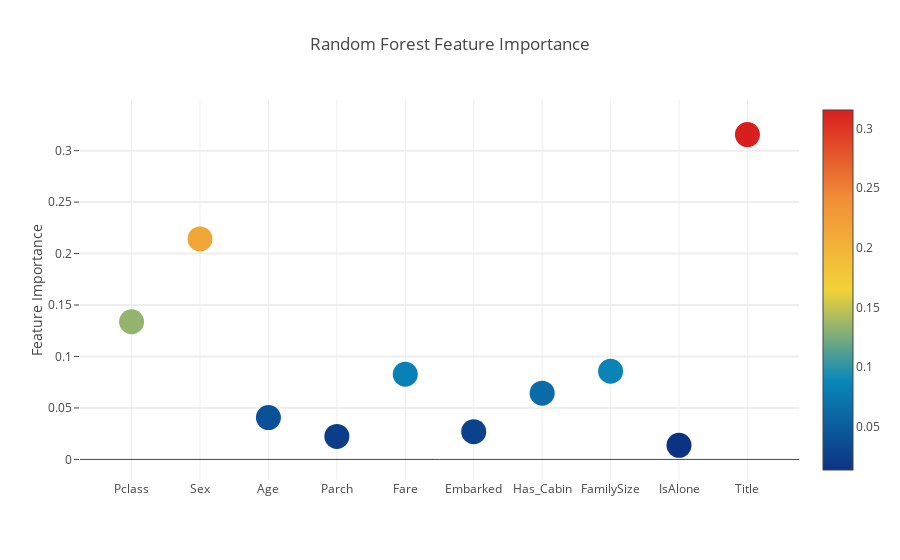
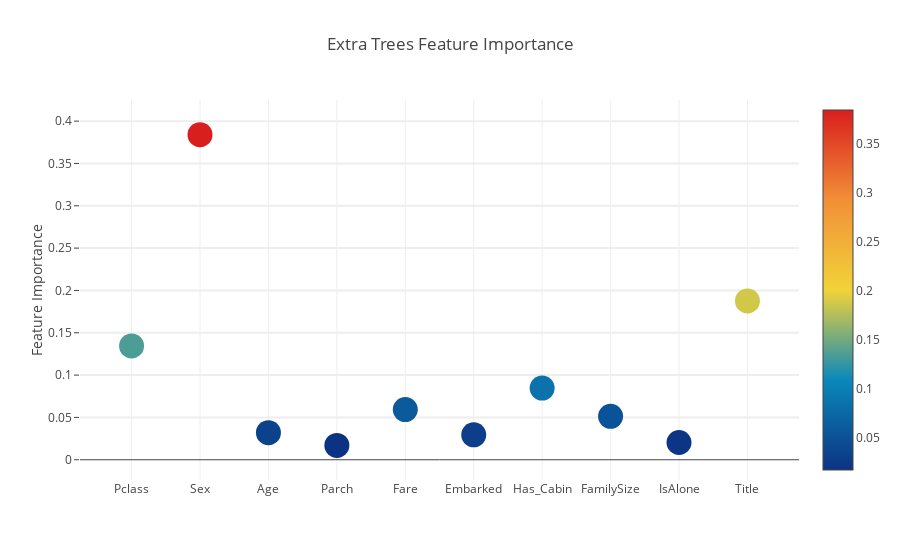
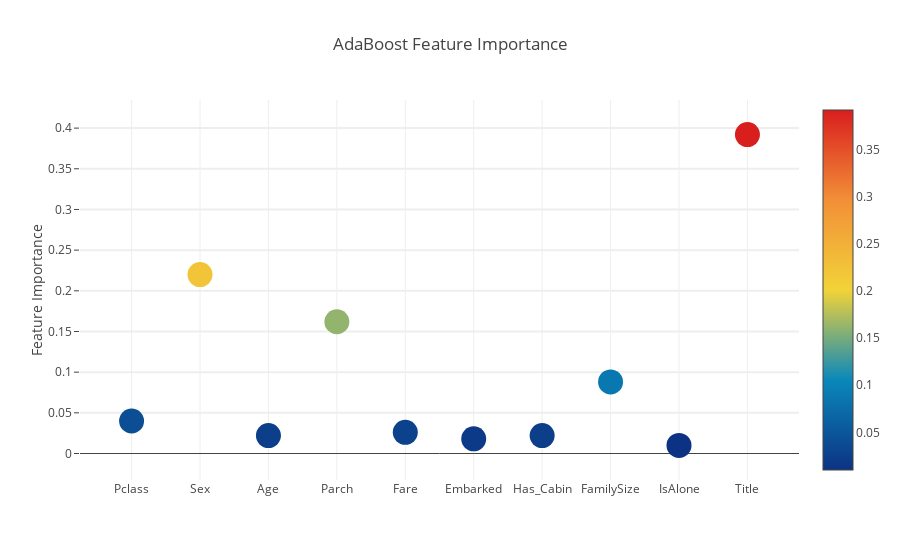
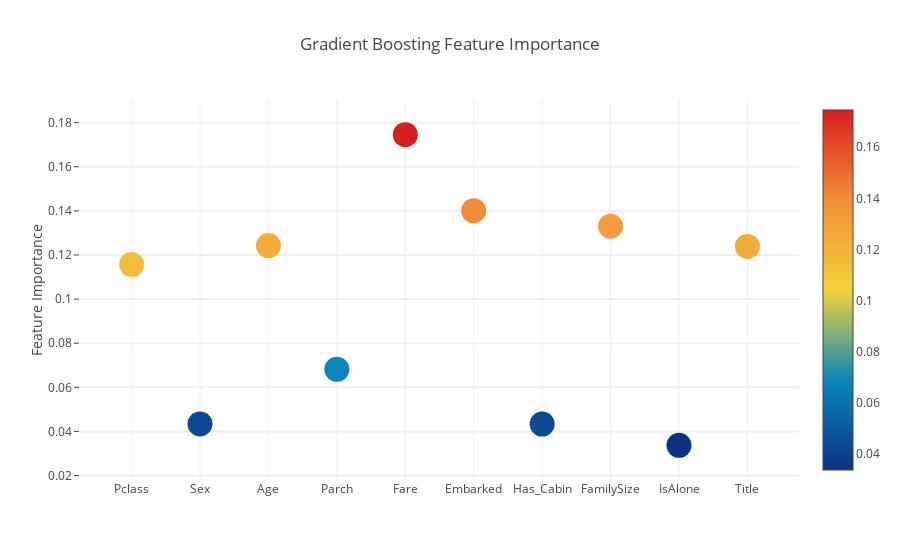

Notebook code cell kept with these figures, in order:
### Code cell
# Scatter plot 
trace = go.Scatter(
    y = feature_dataframe['Random Forest feature importances'].values,
    x = feature_dataframe['features'].values,
    mode='markers',
    marker=dict(
        sizemode = 'diameter',
        sizeref = 1,
        size = 25,
#       size= feature_dataframe['AdaBoost feature importances'].values,
        #color = np.random.randn(500), #set color equal to a variable
        color = feature_dataframe['Random Forest feature importances'].values,
        colorscale='Portland',
        showscale=True
    ),
    text = feature_dataframe['features'].values
)
data = [trace]

layout= go.Layout(
    autosize= True,
    title= 'Random Forest Feature Importance',
    hovermode= 'closest',
#     xaxis= dict(
#         title= 'Pop',
#         ticklen= 5,
#         zeroline= False,
#         gridwidth= 2,
#     ),
    yaxis=dict(
        title= 'Feature Importance',
        ticklen= 5,
        gridwidth= 2
    ),
    showlegend= False
)
fig = go.Figure(data=data, layout=layout)
py.iplot(fig,filename='scatter2010')

# Scatter plot 
trace = go.Scatter(
    y = feature_dataframe['Extra Trees  feature importances'].values,
    x = feature_dataframe['features'].values,
    mode='markers',
    marker=dict(
        sizemode = 'diameter',
        sizeref = 1,
        size = 25,
#       size= feature_dataframe['AdaBoost feature importances'].values,
        #color = np.random.randn(500), #set color equal to a variable
        color = feature_dataframe['Extra Trees  feature importances'].values,
        colorscale='Portland',
        showscale=True
    ),
    text = feature_dataframe['features'].values
)
data = [trace]

layout= go.Layout(
    autosize= True,
    title= 'Extra Trees Feature Importance',
    hovermode= 'closest',
#     xaxis= dict(
#         title= 'Pop',
#         ticklen= 5,
#         zeroline= False,
#         gridwidth= 2,
#     ),
    yaxis=dict(
        title= 'Feature Importance',
        ticklen= 5,
        gridwidth= 2
    ),
    showlegend= False
)
fig = go.Figure(data=data, layout=layout)
py.iplot(fig,filename='scatter2010')

# Scatter plot 
trace = go.Scatter(
    y = feature_dataframe['AdaBoost feature importances'].values,
    x = feature_dataframe['features'].values,
    mode='markers',
    marker=dict(
        sizemode = 'diameter',
        sizeref = 1,
        size = 25,
#       size= feature_dataframe['AdaBoost feature importances'].values,
        #color = np.random.randn(500), #set color equal to a variable
        color = feature_dataframe['AdaBoost feature importances'].values,
        colorscale='Portland',
        showscale=True
    ),
    text = feature_dataframe['features'].values
)
data = [trace]

layout= go.Layout(
    autosize= True,
    title= 'AdaBoost Feature Importance',
    hovermode= 'closest',
#     xaxis= dict(
#         title= 'Pop',
#         ticklen= 5,
#         zeroline= False,
#         gridwidth= 2,
#     ),
    yaxis=dict(
        title= 'Feature Importance',
        ticklen= 5,
        gridwidth= 2
    ),
    showlegend= False
)
fig = go.Figure(data=data, layout=layout)
py.iplot(fig,filename='scatter2010')

# Scatter plot 
trace = go.Scatter(
    y = feature_dataframe['Gradient Boost feature importances'].values,
    x = feature_dataframe['features'].values,
    mode='markers',
    marker=dict(
        sizemode = 'diameter',
        sizeref = 1,
        size = 25,
#       size= feature_dataframe['AdaBoost feature importances'].values,
        #color = np.random.randn(500), #set color equal to a variable
        color = feature_dataframe['Gradient Boost feature importances'].values,
        colorscale='Portland',
        showscale=True
    ),
    text = feature_dataframe['features'].values
)
data = [trace]

layout= go.Layout(
    autosize= True,
    title= 'Gradient Boosting Feature Importance',
    hovermode= 'closest',
#     xaxis= dict(
#         title= 'Pop',
#         ticklen= 5,
#         zeroline= False,
#         gridwidth= 2,
#     ),
    yaxis=dict(
        title= 'Feature Importance',
        ticklen= 5,
        gridwidth= 2
    ),
    showlegend= False
)
fig = go.Figure(data=data, layout=layout)
py.iplot(fig,filename='scatter2010')

### Figure 1 — Plotly figure (JSON) as saved in the notebook; plotly's stock layout.template omitted (floating-point values rounded to 4 significant figures)
{"data": [{"marker": {"color": [0.1338, 0.2142, 0.04063, 0.02239, 0.08274, 0.02698, 0.06439, 0.08567, 0.01364, 0.3156], "colorscale": "Portland", "showscale": true, "size": 25, "sizemode": "diameter", "sizeref": 1}, "mode": "markers", "text": ["Pclass", "Sex", "Age", "Parch", "Fare", "Embarked", "Has_Cabin", "FamilySize", "IsAlone", "Title"], "type": "scatter", "x": ["Pclass", "Sex", "Age", "Parch", "Fare", "Embarked", "Has_Cabin", "FamilySize", "IsAlone", "Title"], "y": [0.1338, 0.2142, 0.04063, 0.02239, 0.08274, 0.02698, 0.06439, 0.08567, 0.01364, 0.3156]}], "layout": {"autosize": true, "hovermode": "closest", "showlegend": false, "title": "Random Forest Feature Importance", "yaxis": {"gridwidth": 2, "ticklen": 5, "title": "Feature Importance"}}}

### Figure 2 — Plotly figure (JSON) as saved in the notebook; plotly's stock layout.template omitted (floating-point values rounded to 4 significant figures)
{"data": [{"marker": {"color": [0.1344, 0.3841, 0.03198, 0.01698, 0.05929, 0.0294, 0.08462, 0.05125, 0.02036, 0.1876], "colorscale": "Portland", "showscale": true, "size": 25, "sizemode": "diameter", "sizeref": 1}, "mode": "markers", "text": ["Pclass", "Sex", "Age", "Parch", "Fare", "Embarked", "Has_Cabin", "FamilySize", "IsAlone", "Title"], "type": "scatter", "x": ["Pclass", "Sex", "Age", "Parch", "Fare", "Embarked", "Has_Cabin", "FamilySize", "IsAlone", "Title"], "y": [0.1344, 0.3841, 0.03198, 0.01698, 0.05929, 0.0294, 0.08462, 0.05125, 0.02036, 0.1876]}], "layout": {"autosize": true, "hovermode": "closest", "showlegend": false, "title": "Extra Trees Feature Importance", "yaxis": {"gridwidth": 2, "ticklen": 5, "title": "Feature Importance"}}}

### Figure 3 — Plotly figure (JSON) as saved in the notebook; plotly's stock layout.template omitted (floating-point values rounded to 4 significant figures)
{"data": [{"marker": {"color": [0.04, 0.22, 0.022, 0.162, 0.026, 0.018, 0.022, 0.088, 0.01, 0.392], "colorscale": "Portland", "showscale": true, "size": 25, "sizemode": "diameter", "sizeref": 1}, "mode": "markers", "text": ["Pclass", "Sex", "Age", "Parch", "Fare", "Embarked", "Has_Cabin", "FamilySize", "IsAlone", "Title"], "type": "scatter", "x": ["Pclass", "Sex", "Age", "Parch", "Fare", "Embarked", "Has_Cabin", "FamilySize", "IsAlone", "Title"], "y": [0.04, 0.22, 0.022, 0.162, 0.026, 0.018, 0.022, 0.088, 0.01, 0.392]}], "layout": {"autosize": true, "hovermode": "closest", "showlegend": false, "title": "AdaBoost Feature Importance", "yaxis": {"gridwidth": 2, "ticklen": 5, "title": "Feature Importance"}}}

### Figure 4 — Plotly figure (JSON) as saved in the notebook; plotly's stock layout.template omitted (floating-point values rounded to 4 significant figures)
{"data": [{"marker": {"color": [0.1157, 0.04338, 0.1242, 0.06816, 0.1746, 0.1401, 0.04334, 0.133, 0.03367, 0.1239], "colorscale": "Portland", "showscale": true, "size": 25, "sizemode": "diameter", "sizeref": 1}, "mode": "markers", "text": ["Pclass", "Sex", "Age", "Parch", "Fare", "Embarked", "Has_Cabin", "FamilySize", "IsAlone", "Title"], "type": "scatter", "x": ["Pclass", "Sex", "Age", "Parch", "Fare", "Embarked", "Has_Cabin", "FamilySize", "IsAlone", "Title"], "y": [0.1157, 0.04338, 0.1242, 0.06816, 0.1746, 0.1401, 0.04334, 0.133, 0.03367, 0.1239]}], "layout": {"autosize": true, "hovermode": "closest", "showlegend": false, "title": "Gradient Boosting Feature Importance", "yaxis": {"gridwidth": 2, "ticklen": 5, "title": "Feature Importance"}}}
